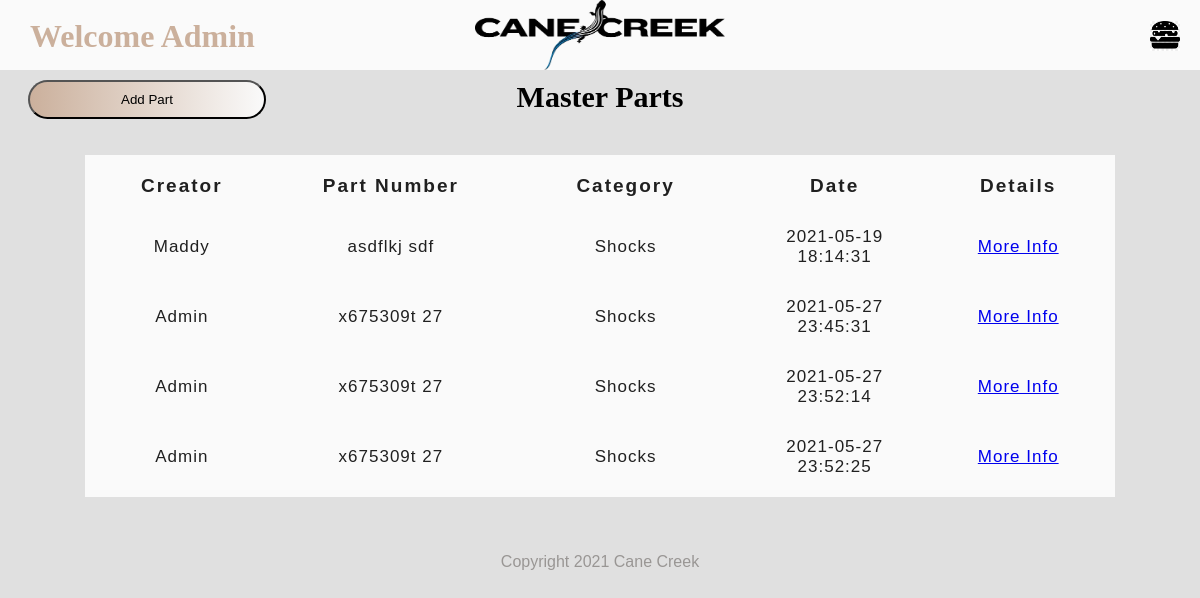
Page /master.php (signed in) on the earlier database version.
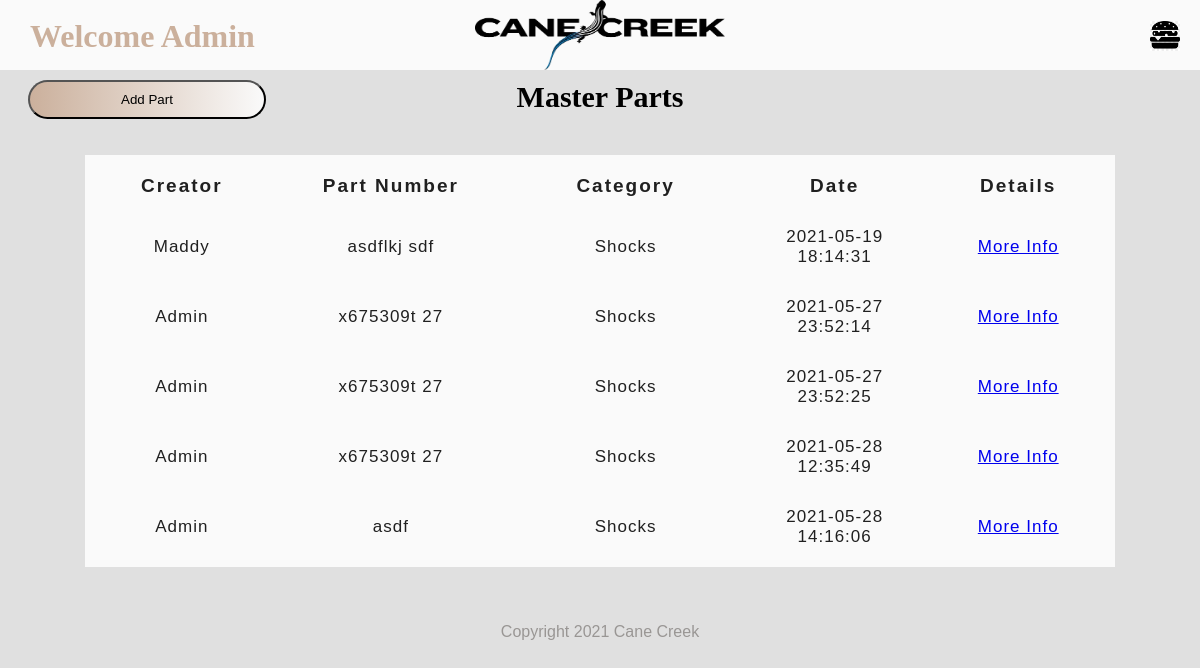
Same page on the later database version.
### tables this page shows
CREATE TABLE `parts` (
  `id` int(11) NOT NULL AUTO_INCREMENT,
  `qr` varchar(255) NOT NULL,
  `userid` varchar(255) NOT NULL,
  `pnumber` varchar(255) NOT NULL,
  `pname` varchar(255) NOT NULL,
  `pcategory` varchar(255) NOT NULL,
  `pdescription` varchar(255) NOT NULL,
  `ptime` timestamp NOT NULL DEFAULT current_timestamp(),
  PRIMARY KEY (`id`)
);

### master.php (the view, shortened to what this page needs)
<?php
  include ('templates/header.php')
?>
<form id="addpartbtn" class="input-group" style="position: absolute; top: 80px; left: 7px;" >
  <button type="submit" class="submit-btn">Add Part</button>
</form>
<h2 style="color: black;">Master Parts</h2>
<div class='tablebox'>
  <table class='table'>
    <thead>
      <tr>
        <th>Creator</th>
        <th>Part Number</th>
        <th>Category</th>
        <th>Date</th>
        <th>Details</th>
      </tr>
    </thead>
    <?php foreach ($parts as $part){ ?>
      <tbody>
        <tr>
          <td><?php echo htmlspecialchars($part['userid']);?></td>
          <td><?php echo htmlspecialchars($part['pnumber']);?></td>
          <td><?php echo htmlspecialchars($part['pcategory']);?></td>
          <td><?php echo htmlspecialchars($part['ptime']);?></td>
          <td>
            <a href="details.php?qr=<?php echo $part['qr']?>">More Info</a>
          </td>
        </tr>
      </tbody>
    <?php } ?>
  </table>
</div>
<?php
  include('templates/footer.php');
?>

### templates/header.php (shortened to what this page needs)
<?php
  include('config/dbConnect.php');
  $sql = 'SELECT * FROM parts';
  $result = mysqli_query($conn, $sql);
  $parts = mysqli_fetch_all($result, MYSQLI_ASSOC);
?>
<html>
  <head>
    <link rel="stylesheet" href="css/master.css">
    <header id="header">
      <h1>
        Welcome
        <?php echo htmlspecialchars($_SESSION['userid']) ?>
      </h1>
      <a href="master.php">
        <img id="logo" src="img/logo.png">
      </a>
      <img src="img/hamburger.png" id="nav" style=" background-color: red; cursor: pointer; height: 30px; width: 30px; position: absolute; top: 21px; right: 20px;" />
    </header>
  </head>
  <body class="background">

### templates/footer.php (shortened to what this page needs)
    <footer class="footer">
      Copyright 2021 Cane Creek
    </footer>
  </body>
</html>

### css/master.css (style rules this page uses)
* { margin: 0; padding: 0; font-family: sans-serif; }
#header { position: -webkit-sticky; position: sticky; background: #FAFAFA; color: #202020; top: 0px; z-index: 1; }
footer { text-align: center; padding: 20px; color: #999694; }
.background { background: #E0E0E0; color: #202020; }
.tablebox { background: #FAFAFA; width: 85%; position: relative; margin: 3% auto; padding: 5px; }
table { table-layout: fixed; width: 100%; border-collapse: collapse; }
thead th:nth-child(1) { width: 15%; }
thead th:nth-child(2) { width: 20%; }
thead th:nth-child(3) { width: 20%; }
thead th:nth-child(4) { width: 15%; }
thead th:nth-child(5) { width: 15%; }
th, td { padding: 15px; }
th { letter-spacing: 2px; font-size: 19; }
td { letter-spacing: 1px; font-size: 17; }
tbody td { text-align: center; }
#logo { width: 250px; height: 70px; display: block; margin: 0 auto; }
h1 { position: absolute; top: 18px; left: 30px; font-family: aerial; color: #cbb09c; }
h2 { text-align: center; font-size: 30px; padding: 10px 50px 5px; font-family: aerial; color: #cbb09c; }
.submit-btn { width: 85%; padding: 10px 30px; cursor: pointer; display: block; margin: auto; background: linear-gradient(to left,#FAFAFA, #cbb09c); border: 1; outline: none; border-radius: 30px; }
.input-group { top:180px; position: absolute; width: 280px; transition: .5s; }

Differences in the rows shown:
removed parts: userid "Admin", pnumber "x675309t 27", pcategory "Shocks", ptime "2021-05-27 23:45:31"
added parts: userid "Admin", pnumber "x675309t 27", pcategory "Shocks", ptime "2021-05-28 12:35:49"
added parts: userid "Admin", pnumber "asdf", pcategory "Shocks", ptime "2021-05-28 14:16:06"
